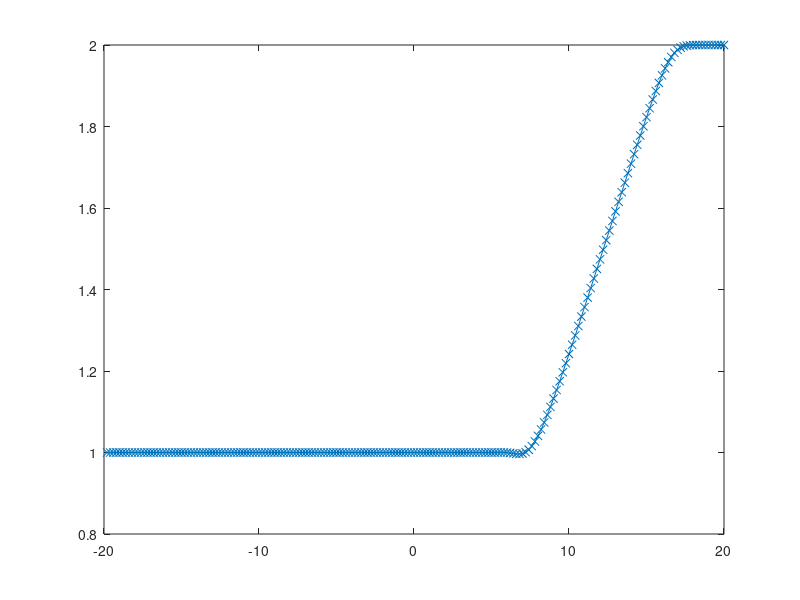

Write MATLAB code to recreate this figure.
function so=burg
% resi PDR u_t + (u^2)_x = 0
global T t dt dx J x u u2 un B C a F ul up

B = 20;
J = 200;
T = 8;
C = 0.8;

ul=1;
up=2;
nlwlf = 4;

t=0;
nstep=1;
init;
du = u;
while t < T
  if(mod(nstep,nlwlf)==0)
    lfstep;
  else
    lwstep;
  end
  plot(x,un,'-','Marker','x');
  drawnow;
  %pause;
  %  axis([-B B 0 1.4]);
  if nstep==1
    pause
  end
  nstep=nstep+1;
end
lfstep;
plot(x,un,'-','Marker','x');
drawnow;
  
function ii=init
% inicializace, pocatecni podminky
global T dt dx J x u u2 un B C a F ul up 

dx = 2*B/J;
x = zeros(J,1);
for j=1:J
  x(j) = -B + j*dx;
end
F = zeros(J,1);
u = zeros(J,1);
u2 = zeros(J,1);
un = zeros(J,1);
for j=1:J
    if x(j) > 0
      u(j) = up;
    else
      u(j) = ul;
    end
%  if abs(x(j)) < 2*pi
%      u(j) = (1 + cos(x(j)/2))/2;
%  end
end
dt = C*dx/abs(max(u));

function lf=lfstep
% jeden casovy krok Lax-Friendrichsovo schema
global t T dt dx J x u u2 un B C a F
t = t + dt;
% prvni pulkrok
flux(u,J);
for j=1:J-1
  u2(j) = (u(j) + u(j+1))/2 - dt*(F(j+1) - F(j))/(2*dx);
end
% druhy pulkrok
flux(u2,J-1);
for j=2:J-1
  un(j) = (u2(j-1) + u2(j))/2 - dt*(F(j) - F(j-1))/(2*dx);
end

% okrajove podminky
un(1) = u(2);
un(J) = u(J-1);
u = un;

function lw=lwstep
% jeden casovy krok Lax-Wendroff schema
global t T dt dx J x u u2 un B C a F
t = t + dt;
% prvni pulkrok
flux(u,J);
for j=1:J-1
  u2(j) = (u(j) + u(j+1))/2 - dt*(F(j+1) - F(j))/(2*dx);
end
% druhy pulkrok
flux(u2,J-1);
for j=2:J-1
  un(j) = u(j) - dt*(F(j) - F(j-1))/dx;
end

% okrajove podminky
un(1) = u(2);
un(J) = u(J-1);
u = un;

function ff = flux(uu,JJ)
global F
for j=1:JJ
  F(j) = uu(j)^2/2;
end


function lf=lfstep1
% jeden casovy krok Lax-Friendrichsovo schema
global t T dt dx J x u u2 un B C a F
t = t + dt;
% jedenkrok
flux(u,J);
for j=2:J-1
  un(j) = (u(j-1) + u(j+1))/2 - dt*(F(j+1) - F(j-1))/(2*dx);
end
% okrajove podminky
un(1) = u(2);
un(J) = u(J-1);
u = un;


